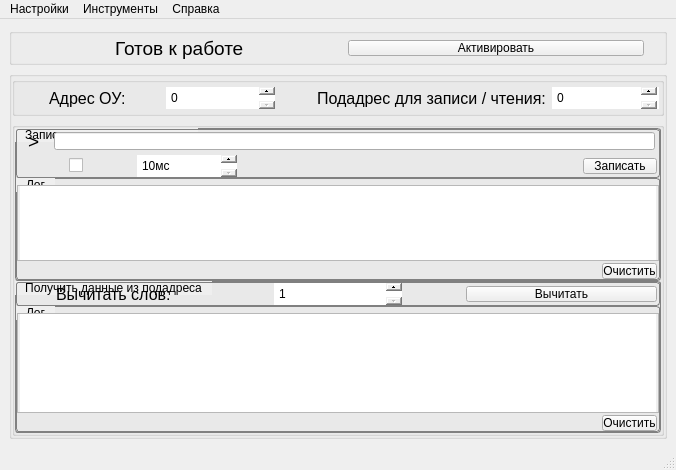
<?xml version="1.0" encoding="UTF-8"?>
<ui version="4.0">
 <class>MainWindow</class>
 <widget class="QMainWindow" name="MainWindow">
  <property name="geometry">
   <rect>
    <x>0</x>
    <y>0</y>
    <width>676</width>
    <height>470</height>
   </rect>
  </property>
  <property name="windowTitle">
   <string>mil-std-1553b-usb-terminal</string>
  </property>
  <property name="locale">
   <locale language="Russian" country="Russia"/>
  </property>
  <widget class="QWidget" name="mainWidget">
   <layout class="QVBoxLayout" name="verticalLayout">
    <item>
     <layout class="QVBoxLayout" name="mainLayout" stretch="1,10">
      <item>
       <widget class="QGroupBox" name="mpiConnectionGroupBox">
        <property name="styleSheet">
         <string notr="true">2</string>
        </property>
        <property name="title">
         <string/>
        </property>
        <layout class="QHBoxLayout" name="horizontalLayout_2" stretch="0">
         <property name="leftMargin">
          <number>0</number>
         </property>
         <property name="topMargin">
          <number>0</number>
         </property>
         <property name="rightMargin">
          <number>0</number>
         </property>
         <property name="bottomMargin">
          <number>0</number>
         </property>
         <item>
          <layout class="QHBoxLayout" name="mpiConnectionLayout">
           <property name="spacing">
            <number>20</number>
           </property>
           <property name="leftMargin">
            <number>20</number>
           </property>
           <property name="topMargin">
            <number>0</number>
           </property>
           <property name="rightMargin">
            <number>20</number>
           </property>
           <property name="bottomMargin">
            <number>0</number>
           </property>
           <item alignment="Qt::AlignHCenter">
            <widget class="QLabel" name="connectionStatusLabel">
             <property name="font">
              <font>
               <pointsize>14</pointsize>
               <stylestrategy>PreferAntialias</stylestrategy>
              </font>
             </property>
             <property name="text">
              <string>Готов к работе</string>
             </property>
            </widget>
           </item>
           <item>
            <widget class="QPushButton" name="connectionButton">
             <property name="font">
              <font>
               <stylestrategy>PreferAntialias</stylestrategy>
               <kerning>true</kerning>
              </font>
             </property>
             <property name="toolTip">
              <string>Активация / деактивация модуля сопряжения</string>
             </property>
             <property name="toolTipDuration">
              <number>-1</number>
             </property>
             <property name="styleSheet">
              <string notr="true">QPushButton {
    margin-left: 0px;
    margin-right: 0px;
}</string>
             </property>
             <property name="text">
              <string>Активировать</string>
             </property>
            </widget>
           </item>
          </layout>
         </item>
        </layout>
       </widget>
      </item>
      <item>
       <widget class="QGroupBox" name="mpiWorkGroupBox">
        <property name="title">
         <string/>
        </property>
        <property name="alignment">
         <set>Qt::AlignJustify|Qt::AlignVCenter</set>
        </property>
        <layout class="QVBoxLayout" name="verticalLayout_3" stretch="1,8">
         <property name="leftMargin">
          <number>0</number>
         </property>
         <property name="topMargin">
          <number>0</number>
         </property>
         <property name="rightMargin">
          <number>0</number>
         </property>
         <property name="bottomMargin">
          <number>0</number>
         </property>
         <item>
          <widget class="QGroupBox" name="addrSettingsGroupBox">
           <property name="title">
            <string/>
           </property>
           <layout class="QHBoxLayout" name="horizontalLayout_3">
            <property name="leftMargin">
             <number>0</number>
            </property>
            <property name="topMargin">
             <number>0</number>
            </property>
            <property name="rightMargin">
             <number>0</number>
            </property>
            <property name="bottomMargin">
             <number>0</number>
            </property>
            <item>
             <layout class="QHBoxLayout" name="addrSettingsLayout" stretch="4,3,1,4,3">
              <property name="rightMargin">
               <number>0</number>
              </property>
              <item alignment="Qt::AlignHCenter">
               <widget class="QLabel" name="deviceAddrTitleLabel">
                <property name="font">
                 <font>
                  <pointsize>12</pointsize>
                 </font>
                </property>
                <property name="text">
                 <string>Адрес ОУ:</string>
                </property>
               </widget>
              </item>
              <item>
               <widget class="QSpinBox" name="deviceAddrSpinBox">
                <property name="toolTip">
                 <string>Адрес устройства-получателя</string>
                </property>
                <property name="toolTipDuration">
                 <number>-1</number>
                </property>
                <property name="styleSheet">
                 <string notr="true">QSpinBox {
    margin-left: 0px;
    margin-right: 0px;
    padding-right: 25px;
}

QSpinBox::up-button {
    subcontrol-origin: border;
    subcontrol-position: top right;
    width: 16px;
    height: 8px;
}

QSpinBox::down-button {
    subcontrol-origin: border;
    subcontrol-position: bottom right;
    width: 16px;
    height: 8px;
}</string>
                </property>
                <property name="maximum">
                 <number>99</number>
                </property>
               </widget>
              </item>
              <item>
               <spacer name="spacer">
                <property name="orientation">
                 <enum>Qt::Horizontal</enum>
                </property>
                <property name="sizeHint" stdset="0">
                 <size>
                  <width>40</width>
                  <height>20</height>
                 </size>
                </property>
               </spacer>
              </item>
              <item alignment="Qt::AlignHCenter">
               <widget class="QLabel" name="subaddrTitleLabel">
                <property name="font">
                 <font>
                  <pointsize>12</pointsize>
                 </font>
                </property>
                <property name="text">
                 <string>Подадрес для записи / чтения:</string>
                </property>
               </widget>
              </item>
              <item>
               <widget class="QSpinBox" name="subAddrSpinBox">
                <property name="toolTip">
                 <string>Целевой подадрес получателя</string>
                </property>
                <property name="toolTipDuration">
                 <number>-1</number>
                </property>
                <property name="styleSheet">
                 <string notr="true">QSpinBox {
    margin-left: 0px;
    margin-right: 2px;
    padding-right: 25px;
}

QSpinBox::up-button {
    subcontrol-origin: border;
    subcontrol-position: top right;
    width: 16px;
    height: 8px;
}

QSpinBox::down-button {
    subcontrol-origin: border;
    subcontrol-position: bottom right;
    width: 16px;
    height: 8px;
}</string>
                </property>
               </widget>
              </item>
             </layout>
            </item>
           </layout>
          </widget>
         </item>
         <item>
          <widget class="QGroupBox" name="writeReadMpiGroupBox">
           <property name="title">
            <string/>
           </property>
           <layout class="QVBoxLayout" name="verticalLayout_4" stretch="1,1">
            <property name="spacing">
             <number>0</number>
            </property>
            <property name="leftMargin">
             <number>0</number>
            </property>
            <property name="topMargin">
             <number>0</number>
            </property>
            <property name="rightMargin">
             <number>0</number>
            </property>
            <property name="bottomMargin">
             <number>0</number>
            </property>
            <item>
             <widget class="QGroupBox" name="writeMpiGroupBox">
              <property name="styleSheet">
               <string notr="true">QGroupBox {
    border: 1px solid gray;
    border-radius: 3px;
    margin-top: 0.5em;
}

QGroupBox::title {
    subcontrol-origin: margin;
    subcontrol-position: top left;
    padding: 0 8px;
    background-color: palette(window);
}</string>
              </property>
              <property name="title">
               <string>Записать данные в подадрес</string>
              </property>
              <property name="alignment">
               <set>Qt::AlignLeading|Qt::AlignLeft|Qt::AlignVCenter</set>
              </property>
              <layout class="QGridLayout" name="gridLayout_2">
               <property name="leftMargin">
                <number>0</number>
               </property>
               <property name="topMargin">
                <number>0</number>
               </property>
               <property name="rightMargin">
                <number>0</number>
               </property>
               <property name="bottomMargin">
                <number>0</number>
               </property>
               <property name="spacing">
                <number>0</number>
               </property>
               <item row="1" column="0">
                <layout class="QVBoxLayout" name="generalWriteMpiLayout" stretch="0,5">
                 <property name="spacing">
                  <number>0</number>
                 </property>
                 <item>
                  <widget class="QGroupBox" name="inputMpiWriteDataGroupBox">
                   <property name="title">
                    <string/>
                   </property>
                   <layout class="QVBoxLayout" name="verticalLayout_12" stretch="3,1">
                    <property name="spacing">
                     <number>2</number>
                    </property>
                    <property name="leftMargin">
                     <number>0</number>
                    </property>
                    <property name="topMargin">
                     <number>0</number>
                    </property>
                    <property name="rightMargin">
                     <number>0</number>
                    </property>
                    <property name="bottomMargin">
                     <number>0</number>
                    </property>
                    <item>
                     <layout class="QVBoxLayout" name="Layout">
                      <property name="spacing">
                       <number>2</number>
                      </property>
                      <property name="rightMargin">
                       <number>2</number>
                      </property>
                      <item>
                       <layout class="QHBoxLayout" name="inputMpiWriteDataLayout" stretch="1,17">
                        <property name="rightMargin">
                         <number>0</number>
                        </property>
                        <item alignment="Qt::AlignHCenter">
                         <widget class="QLabel" name="inputMpiWriteDataCursorLabel">
                          <property name="font">
                           <font>
                            <pointsize>14</pointsize>
                           </font>
                          </property>
                          <property name="text">
                           <string>&gt;</string>
                          </property>
                         </widget>
                        </item>
                        <item>
                         <widget class="QLineEdit" name="inputMpiWriteDataLineEdit">
                          <property name="toolTip">
                           <string/>
                          </property>
                          <property name="toolTipDuration">
                           <number>-1</number>
                          </property>
                          <property name="styleSheet">
                           <string notr="true">QLineEdit {
    margin-left: 0px;
    margin-right: 2px;
}</string>
                          </property>
                         </widget>
                        </item>
                       </layout>
                      </item>
                     </layout>
                    </item>
                    <item>
                     <layout class="QHBoxLayout" name="cycleWriteMpiSettingsLayout" stretch="0,1,0,1,9,2">
                      <property name="spacing">
                       <number>2</number>
                      </property>
                      <item>
                       <spacer name="spacer_2">
                        <property name="orientation">
                         <enum>Qt::Horizontal</enum>
                        </property>
                        <property name="sizeHint" stdset="0">
                         <size>
                          <width>40</width>
                          <height>20</height>
                         </size>
                        </property>
                       </spacer>
                      </item>
                      <item alignment="Qt::AlignHCenter">
                       <widget class="QCheckBox" name="cycleWriteMpiModeCheckBox">
                        <property name="toolTip">
                         <string>Циклическая запись данных в подадрес</string>
                        </property>
                        <property name="toolTipDuration">
                         <number>5</number>
                        </property>
                        <property name="text">
                         <string/>
                        </property>
                       </widget>
                      </item>
                      <item>
                       <spacer name="spacer_1">
                        <property name="orientation">
                         <enum>Qt::Horizontal</enum>
                        </property>
                        <property name="sizeHint" stdset="0">
                         <size>
                          <width>40</width>
                          <height>20</height>
                         </size>
                        </property>
                       </spacer>
                      </item>
                      <item>
                       <widget class="QSpinBox" name="cycleWriteMpiIntervalValueSpinBox">
                        <property name="toolTip">
                         <string>Длительность интервала между пакетами</string>
                        </property>
                        <property name="toolTipDuration">
                         <number>-1</number>
                        </property>
                        <property name="styleSheet">
                         <string notr="true">QSpinBox {
    margin-left: 0px;
    margin-right: 0px;
    padding-right: 25px;
}

QSpinBox::up-button {
    subcontrol-origin: border;
    subcontrol-position: top right;
    width: 16px;
    height: 8px;
}

QSpinBox::down-button {
    subcontrol-origin: border;
    subcontrol-position: bottom right;
    width: 16px;
    height: 8px;
}</string>
                        </property>
                        <property name="suffix">
                         <string>мс</string>
                        </property>
                        <property name="prefix">
                         <string/>
                        </property>
                        <property name="minimum">
                         <number>10</number>
                        </property>
                        <property name="maximum">
                         <number>10000</number>
                        </property>
                        <property name="singleStep">
                         <number>10</number>
                        </property>
                       </widget>
                      </item>
                      <item>
                       <spacer name="spacer_3">
                        <property name="orientation">
                         <enum>Qt::Horizontal</enum>
                        </property>
                        <property name="sizeHint" stdset="0">
                         <size>
                          <width>40</width>
                          <height>20</height>
                         </size>
                        </property>
                       </spacer>
                      </item>
                      <item>
                       <widget class="QPushButton" name="inputMpiWriteDataButton">
                        <property name="toolTip">
                         <string>Запись данных в подадрес</string>
                        </property>
                        <property name="toolTipDuration">
                         <number>-1</number>
                        </property>
                        <property name="styleSheet">
                         <string notr="true">QPushButton {
    margin-left: 0px;
    margin-right: 2px;
}</string>
                        </property>
                        <property name="text">
                         <string>Записать</string>
                        </property>
                       </widget>
                      </item>
                     </layout>
                    </item>
                   </layout>
                  </widget>
                 </item>
                 <item>
                  <widget class="QGroupBox" name="logWriteMpiGroupBox">
                   <property name="styleSheet">
                    <string notr="true">QGroupBox {
    border: 1px solid gray;
    border-radius: 3px;
    margin-top: 0.5em;
}

QGroupBox::title {
    subcontrol-origin: margin;
    subcontrol-position: top left;
    padding: 0 8px;
    background-color: palette(window);
}</string>
                   </property>
                   <property name="title">
                    <string>Лог</string>
                   </property>
                   <layout class="QVBoxLayout" name="verticalLayout_5">
                    <property name="spacing">
                     <number>0</number>
                    </property>
                    <property name="leftMargin">
                     <number>0</number>
                    </property>
                    <property name="topMargin">
                     <number>6</number>
                    </property>
                    <property name="rightMargin">
                     <number>0</number>
                    </property>
                    <property name="bottomMargin">
                     <number>0</number>
                    </property>
                    <item>
                     <layout class="QVBoxLayout" name="logWriteMpiLayout">
                      <property name="spacing">
                       <number>2</number>
                      </property>
                      <property name="rightMargin">
                       <number>0</number>
                      </property>
                      <item>
                       <widget class="QTextEdit" name="logWriteMpiViewTextEdit">
                        <property name="styleSheet">
                         <string notr="true">QTextEdit {
    padding-left: 2px;
    padding-right: 2px;
}</string>
                        </property>
                       </widget>
                      </item>
                      <item alignment="Qt::AlignRight">
                       <widget class="QPushButton" name="logWriteClearButton">
                        <property name="toolTip">
                         <string>Очистка лога записи данных</string>
                        </property>
                        <property name="toolTipDuration">
                         <number>-1</number>
                        </property>
                        <property name="styleSheet">
                         <string notr="true">QPushButton {
    margin-left: 0px;
    margin-right: 2px;
}</string>
                        </property>
                        <property name="text">
                         <string>Очистить</string>
                        </property>
                       </widget>
                      </item>
                     </layout>
                    </item>
                   </layout>
                  </widget>
                 </item>
                </layout>
               </item>
              </layout>
             </widget>
            </item>
            <item>
             <widget class="QGroupBox" name="generalReadMpiGroupBox">
              <property name="styleSheet">
               <string notr="true">QGroupBox {
    border: 1px solid gray;
    border-radius: 3px;
    margin-top: 0.5em;
}

QGroupBox::title {
    subcontrol-origin: margin;
    subcontrol-position: top left;
    padding: 0 8px;
    background-color: palette(window);
}</string>
              </property>
              <property name="title">
               <string>Получить данные из подадреса</string>
              </property>
              <property name="alignment">
               <set>Qt::AlignLeading|Qt::AlignLeft|Qt::AlignVCenter</set>
              </property>
              <layout class="QVBoxLayout" name="verticalLayout_2">
               <property name="spacing">
                <number>0</number>
               </property>
               <property name="leftMargin">
                <number>0</number>
               </property>
               <property name="topMargin">
                <number>0</number>
               </property>
               <property name="rightMargin">
                <number>0</number>
               </property>
               <property name="bottomMargin">
                <number>0</number>
               </property>
               <item>
                <layout class="QVBoxLayout" name="generalReadMpiLayout" stretch="1,0">
                 <property name="spacing">
                  <number>0</number>
                 </property>
                 <item>
                  <widget class="QGroupBox" name="mpiReadWordsNumberGroupBox">
                   <property name="title">
                    <string/>
                   </property>
                   <layout class="QHBoxLayout" name="horizontalLayout_6">
                    <property name="spacing">
                     <number>0</number>
                    </property>
                    <property name="leftMargin">
                     <number>0</number>
                    </property>
                    <property name="topMargin">
                     <number>0</number>
                    </property>
                    <property name="rightMargin">
                     <number>0</number>
                    </property>
                    <property name="bottomMargin">
                     <number>0</number>
                    </property>
                    <item>
                     <layout class="QHBoxLayout" name="mpiReadWordsNumberLayout" stretch="3,1,2,1,3">
                      <property name="rightMargin">
                       <number>0</number>
                      </property>
                      <item alignment="Qt::AlignHCenter">
                       <widget class="QLabel" name="mpiReadWordsNumberTitleLabel">
                        <property name="font">
                         <font>
                          <pointsize>12</pointsize>
                         </font>
                        </property>
                        <property name="text">
                         <string>Вычитать слов:</string>
                        </property>
                       </widget>
                      </item>
                      <item>
                       <spacer name="spacer1">
                        <property name="orientation">
                         <enum>Qt::Horizontal</enum>
                        </property>
                        <property name="sizeHint" stdset="0">
                         <size>
                          <width>40</width>
                          <height>20</height>
                         </size>
                        </property>
                       </spacer>
                      </item>
                      <item>
                       <widget class="QSpinBox" name="mpiReadWordsNumberSpinBox">
                        <property name="toolTip">
                         <string>Количество вычитываемых слов</string>
                        </property>
                        <property name="toolTipDuration">
                         <number>-1</number>
                        </property>
                        <property name="styleSheet">
                         <string notr="true">QSpinBox {
    margin-left: 0px;
    margin-right: 0px;
    padding-right: 25px; 
}

QSpinBox::up-button {
    subcontrol-origin: border;
    subcontrol-position: top right;
    width: 16px;
    height: 8px;
}

QSpinBox::down-button {
    subcontrol-origin: border;
    subcontrol-position: bottom right;
    width: 16px;
    height: 8px;
}</string>
                        </property>
                        <property name="minimum">
                         <number>1</number>
                        </property>
                        <property name="maximum">
                         <number>32</number>
                        </property>
                       </widget>
                      </item>
                      <item>
                       <spacer name="spacer2">
                        <property name="orientation">
                         <enum>Qt::Horizontal</enum>
                        </property>
                        <property name="sizeHint" stdset="0">
                         <size>
                          <width>40</width>
                          <height>20</height>
                         </size>
                        </property>
                       </spacer>
                      </item>
                      <item>
                       <widget class="QPushButton" name="mpiReadWordsNumberButton">
                        <property name="toolTip">
                         <string>Вычитать данные из подадреса</string>
                        </property>
                        <property name="toolTipDuration">
                         <number>-1</number>
                        </property>
                        <property name="styleSheet">
                         <string notr="true">QPushButton {
    margin-left: 0px;
    margin-right: 2px;
}</string>
                        </property>
                        <property name="text">
                         <string>Вычитать</string>
                        </property>
                       </widget>
                      </item>
                     </layout>
                    </item>
                   </layout>
                  </widget>
                 </item>
                 <item>
                  <widget class="QGroupBox" name="logReadMpiGroupBox">
                   <property name="styleSheet">
                    <string notr="true">QGroupBox {
    border: 1px solid gray;
    border-radius: 3px;
    margin-top: 0.5em;
}

QGroupBox::title {
    subcontrol-origin: margin;
    subcontrol-position: top left;
    padding: 0 8px;
    background-color: palette(window);
}</string>
                   </property>
                   <property name="title">
                    <string>Лог</string>
                   </property>
                   <layout class="QVBoxLayout" name="verticalLayout_6">
                    <property name="spacing">
                     <number>0</number>
                    </property>
                    <property name="leftMargin">
                     <number>0</number>
                    </property>
                    <property name="topMargin">
                     <number>6</number>
                    </property>
                    <property name="rightMargin">
                     <number>0</number>
                    </property>
                    <property name="bottomMargin">
                     <number>0</number>
                    </property>
                    <item>
                     <layout class="QVBoxLayout" name="logReadMpiLayout" stretch="1,0">
                      <property name="spacing">
                       <number>2</number>
                      </property>
                      <item>
                       <widget class="QTextEdit" name="logReadMpiViewTextEdit">
                        <property name="styleSheet">
                         <string notr="true">QTextEdit {
    padding-left: 2px;
    padding-right: 2px;
}</string>
                        </property>
                       </widget>
                      </item>
                      <item alignment="Qt::AlignRight">
                       <widget class="QPushButton" name="logReadClearButton">
                        <property name="toolTip">
                         <string>Очистка лога вычитки данных</string>
                        </property>
                        <property name="toolTipDuration">
                         <number>-1</number>
                        </property>
                        <property name="styleSheet">
                         <string notr="true">QPushButton {
    margin-left: 0px;
    margin-right: 2px;
}</string>
                        </property>
                        <property name="text">
                         <string>Очистить</string>
                        </property>
                       </widget>
                      </item>
                     </layout>
                    </item>
                   </layout>
                  </widget>
                 </item>
                </layout>
               </item>
              </layout>
             </widget>
            </item>
           </layout>
          </widget>
         </item>
        </layout>
       </widget>
      </item>
     </layout>
    </item>
   </layout>
  </widget>
  <widget class="QMenuBar" name="menubar">
   <property name="geometry">
    <rect>
     <x>0</x>
     <y>0</y>
     <width>676</width>
     <height>23</height>
    </rect>
   </property>
   <widget class="QMenu" name="menu">
    <property name="title">
     <string>Инструменты</string>
    </property>
    <addaction name="serialMonitorAction"/>
   </widget>
   <widget class="QMenu" name="menu_2">
    <property name="title">
     <string>Настройки</string>
    </property>
    <addaction name="action_3"/>
    <addaction name="action_4"/>
   </widget>
   <widget class="QMenu" name="menu_3">
    <property name="title">
     <string>Справка</string>
    </property>
    <addaction name="action"/>
    <addaction name="action_2"/>
   </widget>
   <addaction name="menu_2"/>
   <addaction name="menu"/>
   <addaction name="menu_3"/>
  </widget>
  <widget class="QStatusBar" name="statusbar"/>
  <action name="serialMonitorAction">
   <property name="text">
    <string>Посредовательный порт</string>
   </property>
  </action>
  <action name="action">
   <property name="text">
    <string>Инструкция</string>
   </property>
  </action>
  <action name="action_2">
   <property name="text">
    <string>О программе</string>
   </property>
  </action>
  <action name="action_3">
   <property name="text">
    <string>Параметры драйвера</string>
   </property>
  </action>
  <action name="action_4">
   <property name="text">
    <string>Внешний вид</string>
   </property>
  </action>
 </widget>
 <resources/>
 <connections/>
</ui>
